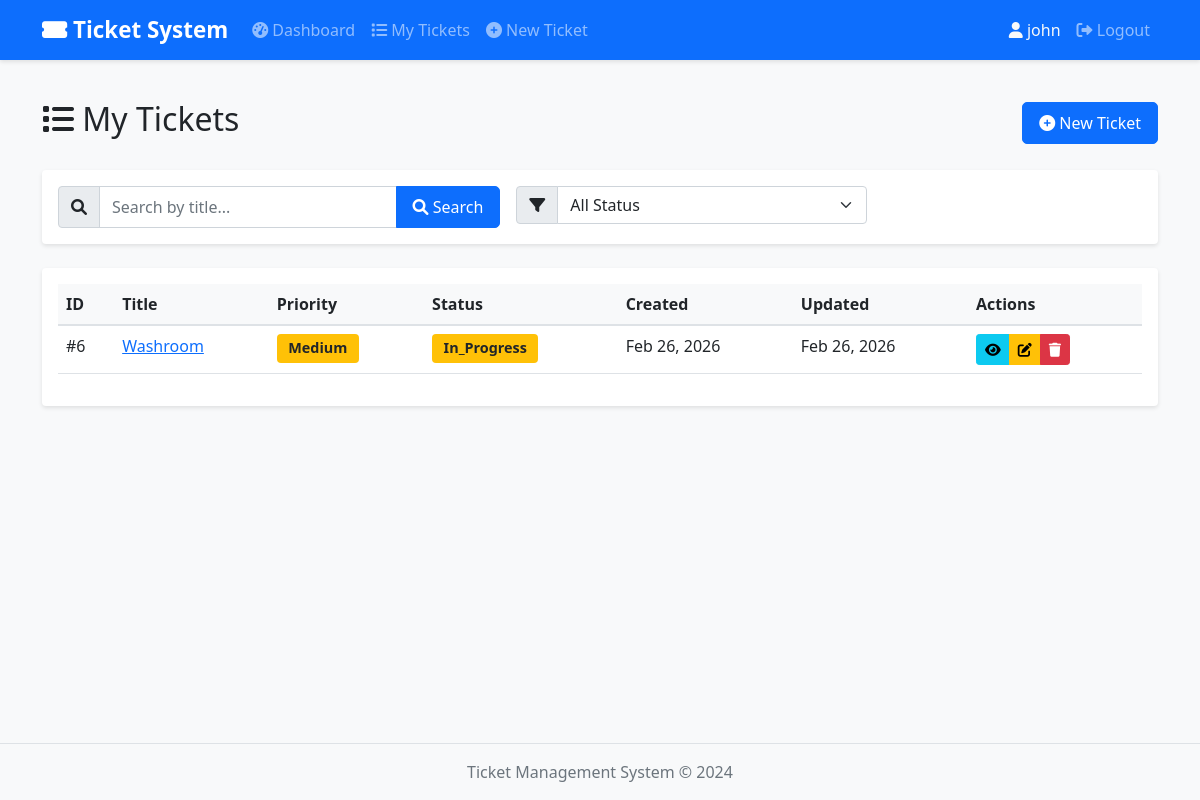
The page /tickets/ (signed in) on the database its author committed.
### tickets/models.py (models this page shows, shortened)
class Ticket(models.Model):
    STATUS_CHOICES = [
        ('open', 'Open'),  # (value_in_db, display_name)
        ('in_progress', 'In Progress'),
        ('resolved', 'Resolved'),
        ('closed', 'Closed'),
    ]
    PRIORITY_CHOICES = [
        ('low', 'Low'),
        ('medium', 'Medium'),
        ('high', 'High'),
    ]
    title = models.CharField(max_length=200)
    description = models.TextField()
    status = models.CharField(
        max_length=20,
        choices=STATUS_CHOICES,
        default='open'
    )
    priority = models.CharField(
        max_length=10,
        choices=PRIORITY_CHOICES,
        default='medium'
    )
    created_by = models.ForeignKey(
        User,
        on_delete=models.CASCADE,
        related_name='tickets_created'
    )
    created_for = models.ForeignKey(
        User,
        on_delete=models.CASCADE,
        related_name='tickets_owned',
        null=True,
        blank=True
    )
    is_admin_created = models.BooleanField(default=False)
    created_at = models.DateTimeField(auto_now_add=True)
    updated_at = models.DateTimeField(auto_now=True)

### tickets/views.py (the view)
# urls.py: path('tickets/', views.ticket_list_view, name='ticket_list'),
@login_required
def ticket_list_view(request):
    if request.user.is_staff:
        tickets = Ticket.objects.all()
    else:
        tickets = Ticket.objects.filter(created_for=request.user)
    status_filter = request.GET.get('status')
    search_query = request.GET.get('search')
    if status_filter:
        tickets = tickets.filter(status=status_filter)
    if search_query:
        tickets = tickets.filter(title__icontains=search_query)
    tickets = tickets.order_by('-created_at')
    context = {
        'tickets': tickets,
        'current_status': status_filter,
        'search_query': search_query,
        'is_staff': request.user.is_staff,
    }
    return render(request, 'tickets/ticket_list.html', context)

### tickets/templates/tickets/ticket_list.html (shortened to what this page needs)
{% extends 'tickets/base.html' %}
{% block content %}
<div class="d-flex justify-content-between align-items-center mb-4">
    <h2>
        <i class="fas fa-list"></i>
        {% if is_staff %}
            All Tickets
        {% else %}
            My Tickets
        {% endif %}
    </h2>
    <a href="{% url 'ticket_create' %}" class="btn btn-primary">
        <i class="fas fa-plus-circle"></i> New Ticket
    </a>
</div>
<div class="card mb-4">
    <div class="card-body">
        <form method="get" action="{% url 'ticket_list' %}" class="row g-3">
            <div class="col-md-5">
                <div class="input-group">
                    <span class="input-group-text"><i class="fas fa-search"></i></span>
                    <input type="text" name="search" class="form-control"
                           placeholder="Search by title..."
                           value="{{ search_query|default:'' }}">
                    <button type="submit" class="btn btn-primary" name="search-btn">
                        <i class="fas fa-search"></i> Search
                    </button>
                </div>
            </div>
            <div class="col-md-4">
                <div class="input-group">
                    <span class="input-group-text"><i class="fas fa-filter"></i></span>
                    <select name="status" class="form-select" onchange="this.form.submit()">
                        <option value="">All Status</option>
                    </select>
                </div>
            </div>
            <div class="col-md-3">
            </div>
        </form>
    </div>
</div>
<div class="card">
    <div class="card-body">
        {% if tickets %}
            <div class="table-responsive">
                <table class="table table-hover">
                    <thead>
                        <tr>
                            <th>ID</th>
                            <th>Title</th>
                            <th>Priority</th>
                            <th>Status</th>
                            <th>Created</th>
                            <th>Updated</th>
                            <th>Actions</th>
                        </tr>
                    </thead>
                    <tbody>
                        {% for ticket in tickets %}
                            <tr>
                                <td>#{{ ticket.id }}</td>
                                <td>
                                    <a href="{% url 'ticket_detail' ticket.id %}">
                                        {{ ticket.title|truncatechars:60 }}
                                    </a>
                                </td>
                                <td>
                                    <span class="badge {% if ticket.priority == 'high' %}bg-danger{% elif ticket.priority == 'medium' %}bg-warning text-dark{% else %}bg-success{% endif %}">
                                        {{ ticket.priority|title }}
                                    </span>
                                </td>
                                <td>
                                    <span class="badge {% if ticket.status == 'open' %}bg-success{% elif ticket.status == 'in_progress' %}bg-warning text-dark{% elif ticket.status == 'resolved' %}bg-info{% else %}bg-secondary{% endif %}">
                                        {{ ticket.status|title }}
                                    </span>
                                </td>
                                <td>{{ ticket.created_at|date:"M d, Y" }}</td>
                                <td>{{ ticket.updated_at|date:"M d, Y" }}</td>
                                <td>
                                    <div class="btn-group btn-group-sm">
                                        <a href="{% url 'ticket_detail' ticket.id %}" class="btn btn-info" title="View">
                                            <i class="fas fa-eye"></i>
                                        </a>
                                        {% if ticket.created_by == user or user.is_staff %}
                                            <a href="{% url 'ticket_edit' ticket.id %}" class="btn btn-warning" title="Edit">
                                                <i class="fas fa-edit"></i>
                                            </a>
                                            <a href="{% url 'ticket_delete' ticket.id %}" class="btn btn-danger" title="Delete">
                                                <i class="fas fa-trash"></i>
                                            </a>
                                        {% endif %}
                                    </div>
                                </td>
                            </tr>
                        {% endfor %}
                    </tbody>
                </table>
            </div>
        {% endif %}
    </div>
</div>
{% endblock %}

### tickets/templates/tickets/base.html (shortened to what this page needs)
<!DOCTYPE html>
<html lang="en">
<head>
    <link href="https://cdn.jsdelivr.net/npm/bootstrap@5.1.3/dist/css/bootstrap.min.css" rel="stylesheet">
    <link rel="stylesheet" href="https://cdnjs.cloudflare.com/ajax/libs/font-awesome/6.0.0/css/all.min.css">
    {% load static %}
    <link rel="stylesheet" href="{% static 'tickets/css/style.css' %}">
</head>
<body>
    <nav class="navbar navbar-expand-lg navbar-dark bg-primary">
        <div class="container">
            <a class="navbar-brand" href="{% url 'dashboard' %}">
                <i class="fas fa-ticket-alt"></i> Ticket System
            </a>
            <div class="collapse navbar-collapse" id="navbarNav">
                <ul class="navbar-nav me-auto">
                    {% if user.is_authenticated %}
                        <li class="nav-item">
                            <a class="nav-link" href="{% url 'dashboard' %}">
                                <i class="fas fa-tachometer-alt"></i> Dashboard
                            </a>
                        </li>
                        <li class="nav-item">
                            <a class="nav-link" href="{% url 'ticket_list' %}">
                                <i class="fas fa-list"></i> My Tickets
                            </a>
                        </li>
                        <li class="nav-item">
                            <a class="nav-link" href="{% url 'ticket_create' %}">
                                <i class="fas fa-plus-circle"></i> New Ticket
                            </a>
                        </li>
                    {% endif %}
                </ul>
                <ul class="navbar-nav">
                    {% if user.is_authenticated %}
                        <li class="nav-item">
                            <span class="nav-link text-light">
                                <i class="fas fa-user"></i> {{ user.username }}
                            </span>
                        </li>
                        <li class="nav-item">
                            <a class="nav-link" href="{% url 'logout' %}">
                                <i class="fas fa-sign-out-alt"></i> Logout
                            </a>
                        </li>
                    {% endif %}
                </ul>
            </div>
        </div>
    </nav>
    <main class="container my-4">
        {% block content %}
        {% endblock %}
    </main>
    <footer class="bg-light text-center text-muted py-3 mt-5">
        <div class="container">
            <p class="mb-0">Ticket Management System &copy; 2024</p>
        </div>
    </footer>
</body>
</html>

### tickets/static/tickets/style.css (style rules this page uses)
body { background-color: #f8f9fa; min-height: 100vh; display: flex; flex-direction: column; }
main { flex: 1; }
.card { transition: transform 0.2s, box-shadow 0.2s; border: none; box-shadow: 0 2px 4px rgba(0,0,0,0.1); }
.badge { font-size: 0.9em; padding: 0.5em 0.8em; }
.table th { background-color: #f8f9fa; border-bottom: 2px solid #dee2e6; }
.btn { border-radius: 5px; padding: 0.5rem 1rem; font-weight: 500; transition: all 0.2s; }
.navbar { box-shadow: 0 2px 4px rgba(0,0,0,0.1); }
.navbar-brand { font-weight: bold; font-size: 1.4rem; }
footer { margin-top: auto; border-top: 1px solid #dee2e6; }

### rows shown on the page
Ticket: id "6", title "Washroom", priority "Medium", status "In_Progress", created_at "Feb 26, 2026", updated_at "Feb 26, 2026"

### other values the page prints
{{ user.username }} "john"
